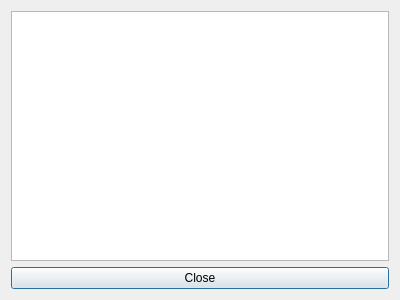
<?xml version="1.0" encoding="UTF-8"?>
<ui version="4.0">
 <class>displaywindow</class>
 <widget class="QDialog" name="displaywindow">
  <property name="geometry">
   <rect>
    <x>0</x>
    <y>0</y>
    <width>400</width>
    <height>300</height>
   </rect>
  </property>
  <property name="windowTitle">
   <string>Display</string>
  </property>
  <layout class="QHBoxLayout" name="horizontalLayout">
   <item>
    <layout class="QVBoxLayout" name="verticalLayout">
     <item>
      <widget class="QGraphicsView" name="graphicsView"/>
     </item>
     <item>
      <widget class="QPushButton" name="pushButton">
       <property name="text">
        <string>Close</string>
       </property>
      </widget>
     </item>
    </layout>
   </item>
  </layout>
 </widget>
 <resources/>
 <connections>
  <connection>
   <sender>pushButton</sender>
   <signal>clicked()</signal>
   <receiver>displaywindow</receiver>
   <slot>reject()</slot>
   <hints>
    <hint type="sourcelabel">
     <x>192</x>
     <y>286</y>
    </hint>
    <hint type="destinationlabel">
     <x>231</x>
     <y>387</y>
    </hint>
   </hints>
  </connection>
 </connections>
</ui>
